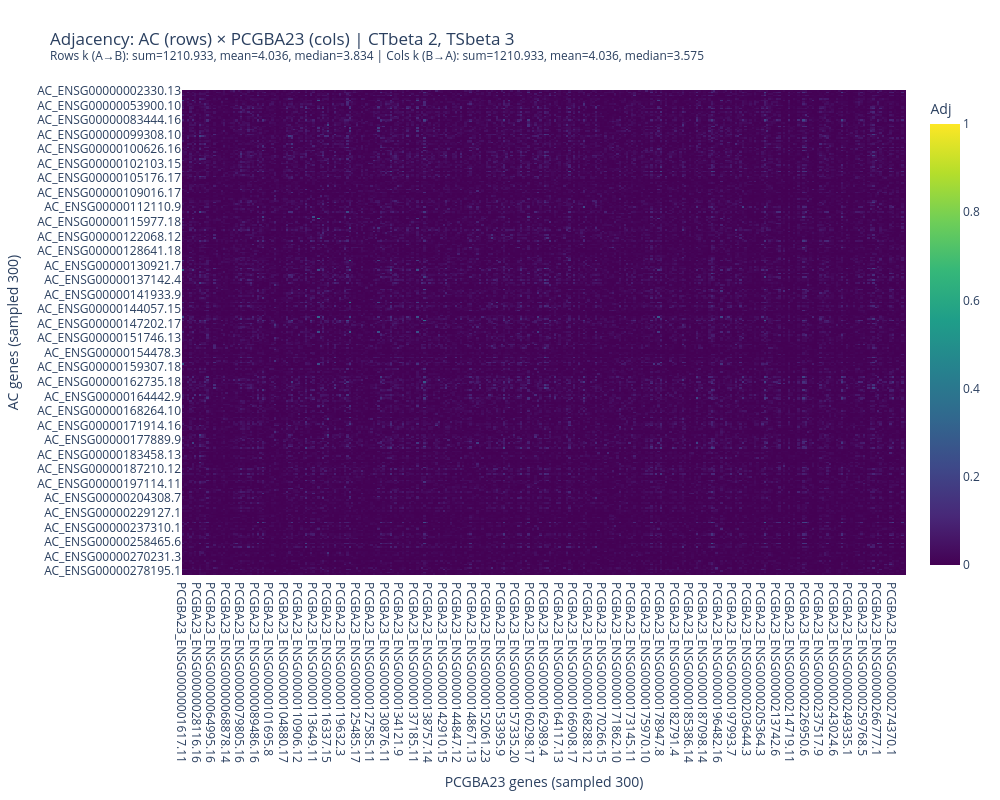
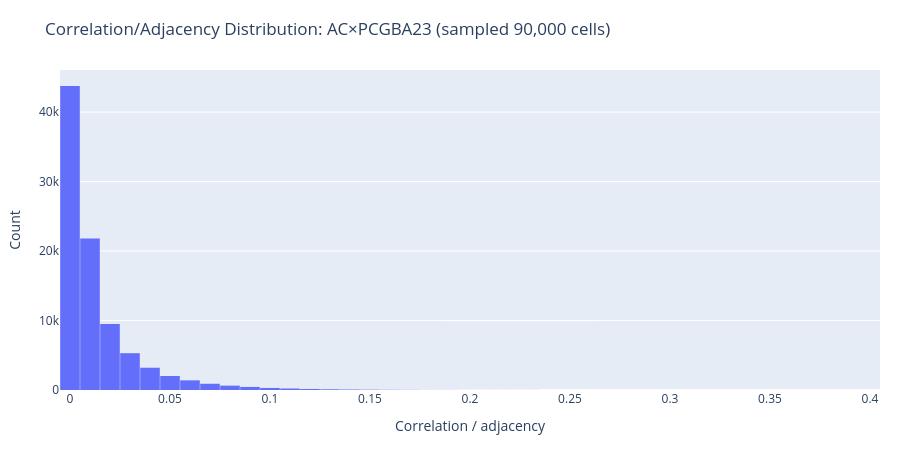
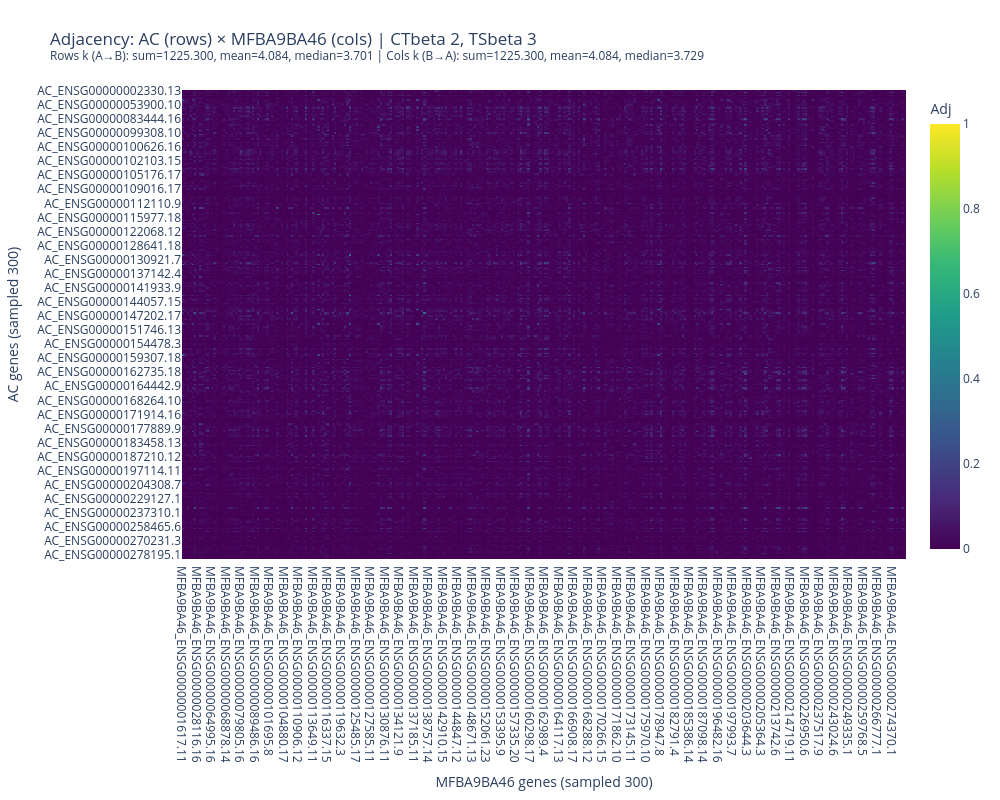
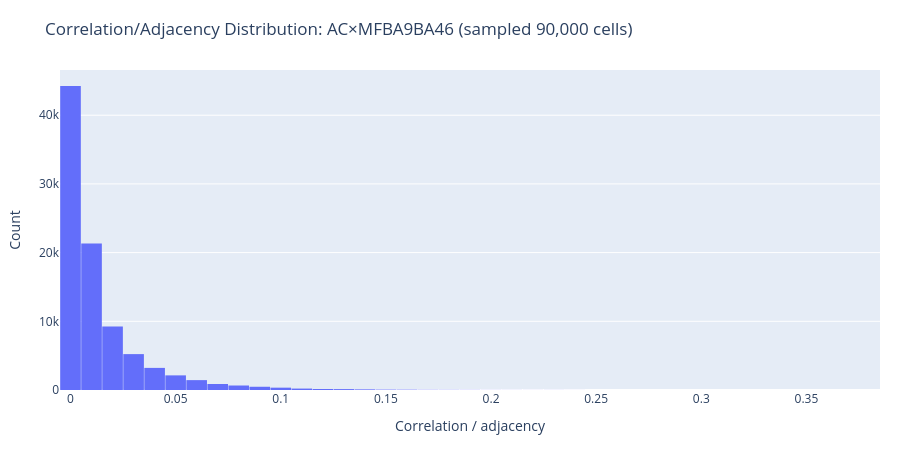

Notebook code cell kept with these figures, in order:
### Code cell
import sys
sys.path.append("/media/psylab-6028/DATA/Eden/CoExpression_ReProduction")
from adjVis import plot_region_pair_submatrix
import os

CSV_CT2_TS3 = "/media/psylab-6028/DATA/Eden/CoExpression_ReProduction/notebooks/WGCNA_new_ROSMAP_AdjFunc_adjacency_no_NEWFUNC_ISO2025-09-07.csv"
pairs = [("AC", "PCGBA23"), ("AC", "MFBA9BA46"), ("PCGBA23", "MFBA9BA46"), ("PCGBA23", "PCGBA23"), ("AC", "AC"), ("MFBA9BA46", "MFBA9BA46")]

for ra, rb in pairs:
    ct = 3
    if 'PCG' in ra:
        if 'MF' in rb:
            ct = 3
        ts = 2
    elif 'AC' in ra:
        ts = 3
    elif 'MF' in ra:
        if 'PCG' in rb:
            ct = 3
        ts = 4

    out = plot_region_pair_submatrix(
        csv_path=CSV_CT2_TS3,
        region_a=ra,         # rows
        region_b=rb,    # matches "PCG_BA23" style prefixes too
        max_rows=300,
        max_cols=300,
        seed=42,
        value_range=(0, 1),    # set None if your matrix isn't 0
        ct=ct,
        ts=ts
    )

    out["heatmap_fig"].show()
    out["hist_fig"].show()
    print(out["stats"])

    if not os.path.exists("/media/psylab-6028/DATA/Eden/CoExpression_ReProduction/outputsValidationPlots/diffbetasOLD"):
        os.makedirs("/media/psylab-6028/DATA/Eden/CoExpression_ReProduction/outputsValidationPlots/diffbetasOLD", exist_ok=True)

    out["heatmap_fig"].write_html(f"/media/psylab-6028/DATA/Eden/CoExpression_ReProduction/outputsValidationPlots/diffbetasOLD/{ra}_vs_{rb}_CT{ct}_TS{ts}FINAL.html")
    out["hist_fig"].write_html(f"/media/psylab-6028/DATA/Eden/CoExpression_ReProduction/outputsValidationPlots/diffbetasOLD/{ra}_vs_{rb}_CT{ct}_TS{ts}FINAL_hist.html")
    out["heatmap_fig"].write_image(f"/media/psylab-6028/DATA/Eden/CoExpression_ReProduction/outputsValidationPlots/diffbetasOLD/{ra}_vs_{rb}_CT{ct}_TS{ts}FINAL.png", scale=2)
    out["hist_fig"].write_image(f"/media/psylab-6028/DATA/Eden/CoExpression_ReProduction/outputsValidationPlots/diffbetasOLD/{ra}_vs_{rb}_CT{ct}_TS{ts}FINAL_hist.png", scale=2)

### Figure 1 — Plotly figure (JSON) as saved in the notebook; plotly's stock layout.template omitted (floating-point values rounded to 4 significant figures; data arrays with more than 128 entries replaced by an {"elided": "..."} marker saying what was removed)
{"data": [{"coloraxis": "coloraxis", "hovertemplate": "x: %{x}<br>y: %{y}<br>color: %{z}<extra></extra>", "name": "0", "type": "heatmap", "x": {"elided": "300 str values"}, "xaxis": "x", "y": {"elided": "300 str values"}, "yaxis": "y", "z": {"elided": "300x300 float values"}}], "layout": {"coloraxis": {"cmax": 1, "cmin": 0, "colorbar": {"title": {"text": "Adj"}}, "colorscale": [[0, "#440154"], [0.1111, "#482878"], [0.2222, "#3e4989"], [0.3333, "#31688e"], [0.4444, "#26828e"], [0.5556, "#1f9e89"], [0.6667, "#35b779"], [0.7778, "#6ece58"], [0.8889, "#b5de2b"], [1, "#fde725"]]}, "height": 800, "margin": {"b": 80, "l": 80, "r": 20, "t": 90}, "title": {"text": "Adjacency: AC (rows) × PCGBA23 (cols) | CTbeta 2, TSbeta 3<br><sup>Rows k (A→B): sum=1210.933, mean=4.036, median=3.834 | Cols k (B→A): sum=1210.933, mean=4.036, median=3.575</sup>"}, "width": 1000, "xaxis": {"anchor": "y", "domain": [0, 1], "title": {"text": "PCGBA23 genes (sampled 300)"}}, "yaxis": {"anchor": "x", "autorange": "reversed", "domain": [0, 1], "title": {"text": "AC genes (sampled 300)"}}}}

### Figure 2 — Plotly figure (JSON) as saved in the notebook; plotly's stock layout.template omitted (floating-point values rounded to 4 significant figures; data arrays with more than 128 entries replaced by an {"elided": "..."} marker saying what was removed)
{"data": [{"bingroup": "x", "hovertemplate": "x=%{x}<br>count=%{y}<extra></extra>", "legendgroup": "", "marker": {"color": "#636efa", "pattern": {"shape": ""}}, "name": "", "nbinsx": 60, "orientation": "v", "showlegend": false, "type": "histogram", "x": {"elided": "90000 float values"}, "xaxis": "x", "yaxis": "y"}], "layout": {"bargap": 0.02, "barmode": "relative", "height": 450, "legend": {"tracegroupgap": 0}, "margin": {"b": 60, "l": 60, "r": 20, "t": 70}, "title": {"text": "Correlation/Adjacency Distribution: AC×PCGBA23 (sampled 90,000 cells)"}, "width": 900, "xaxis": {"anchor": "y", "domain": [0, 1], "title": {"text": "Correlation / adjacency"}}, "yaxis": {"anchor": "x", "domain": [0, 1], "title": {"text": "Count"}}}}

### Figure 3 — Plotly figure (JSON) as saved in the notebook; plotly's stock layout.template omitted (floating-point values rounded to 4 significant figures; data arrays with more than 128 entries replaced by an {"elided": "..."} marker saying what was removed)
{"data": [{"coloraxis": "coloraxis", "hovertemplate": "x: %{x}<br>y: %{y}<br>color: %{z}<extra></extra>", "name": "0", "type": "heatmap", "x": {"elided": "300 str values"}, "xaxis": "x", "y": {"elided": "300 str values"}, "yaxis": "y", "z": {"elided": "300x300 float values"}}], "layout": {"coloraxis": {"cmax": 1, "cmin": 0, "colorbar": {"title": {"text": "Adj"}}, "colorscale": [[0, "#440154"], [0.1111, "#482878"], [0.2222, "#3e4989"], [0.3333, "#31688e"], [0.4444, "#26828e"], [0.5556, "#1f9e89"], [0.6667, "#35b779"], [0.7778, "#6ece58"], [0.8889, "#b5de2b"], [1, "#fde725"]]}, "height": 800, "margin": {"b": 80, "l": 80, "r": 20, "t": 90}, "title": {"text": "Adjacency: AC (rows) × MFBA9BA46 (cols) | CTbeta 2, TSbeta 3<br><sup>Rows k (A→B): sum=1225.300, mean=4.084, median=3.701 | Cols k (B→A): sum=1225.300, mean=4.084, median=3.729</sup>"}, "width": 1000, "xaxis": {"anchor": "y", "domain": [0, 1], "title": {"text": "MFBA9BA46 genes (sampled 300)"}}, "yaxis": {"anchor": "x", "autorange": "reversed", "domain": [0, 1], "title": {"text": "AC genes (sampled 300)"}}}}

### Figure 4 — Plotly figure (JSON) as saved in the notebook; plotly's stock layout.template omitted (floating-point values rounded to 4 significant figures; data arrays with more than 128 entries replaced by an {"elided": "..."} marker saying what was removed)
{"data": [{"bingroup": "x", "hovertemplate": "x=%{x}<br>count=%{y}<extra></extra>", "legendgroup": "", "marker": {"color": "#636efa", "pattern": {"shape": ""}}, "name": "", "nbinsx": 60, "orientation": "v", "showlegend": false, "type": "histogram", "x": {"elided": "90000 float values"}, "xaxis": "x", "yaxis": "y"}], "layout": {"bargap": 0.02, "barmode": "relative", "height": 450, "legend": {"tracegroupgap": 0}, "margin": {"b": 60, "l": 60, "r": 20, "t": 70}, "title": {"text": "Correlation/Adjacency Distribution: AC×MFBA9BA46 (sampled 90,000 cells)"}, "width": 900, "xaxis": {"anchor": "y", "domain": [0, 1], "title": {"text": "Correlation / adjacency"}}, "yaxis": {"anchor": "x", "domain": [0, 1], "title": {"text": "Count"}}}}
